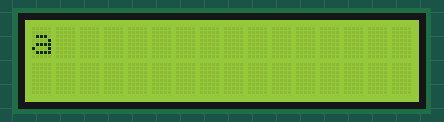
This sketch was run on a simulated Arduino Uno, built with avr-gcc and run on an emulated ATmega328P. On the bench: 16×2 character LCD.

Above: at 0.1 s.
At 4.1 s:
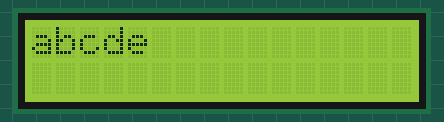
At 9.1 s:
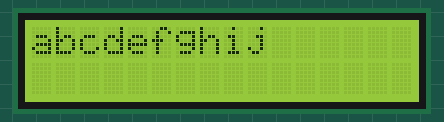
At 19.1 s:
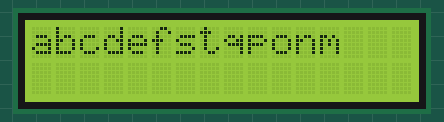
At 28.1 s:
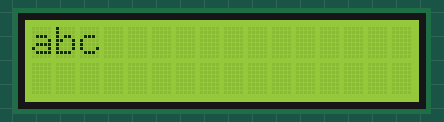
At 38.2 s:
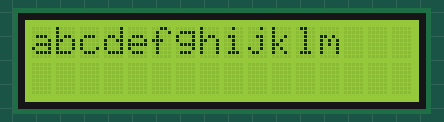

Measured:
- what the display in image 1 shows lasts 1.0 s, from 4.1 s to 5.1 s

The sketch:

Arduino_LCD_Direction.ino
```cpp
#include <LiquidCrystal_I2C.h>
LiquidCrystal_I2C lcd(0x27, 16, 2);
int thisChar = 'a';

void setup() {
    // put your setup code here, to run once:
    initialDisplay();
}

void loop() {
    // put your main code here, to run repeatedly:
    textDirection();
}

void initialDisplay(){
    lcd.init();
    lcd.backlight();
    lcd.setCursor(0, 0);
}

void textDirection(){

    //เขียนย้อนกลับเมื่อ ค่ามีเท่ากับ 'm'
    if (thisChar == 'm') {
        lcd.rightToLeft();
    }

    //เขียนย้อนกลับเมื่อ ค่ามีเท่ากับ 's'
    if (thisChar == 's') {
        lcd.leftToRight();
    }
    // reset at 'z':
    if (thisChar > 'z') {
    //เริ่มต้นใหม่
        lcd.clear();
        lcd.home();
        thisChar = 'a';
    }

    // เขียนตัวอักษร
    lcd.write(thisChar);
    delay(1000);

    //เพิ่มค่าตัวอักษร
    thisChar++;

}
```
